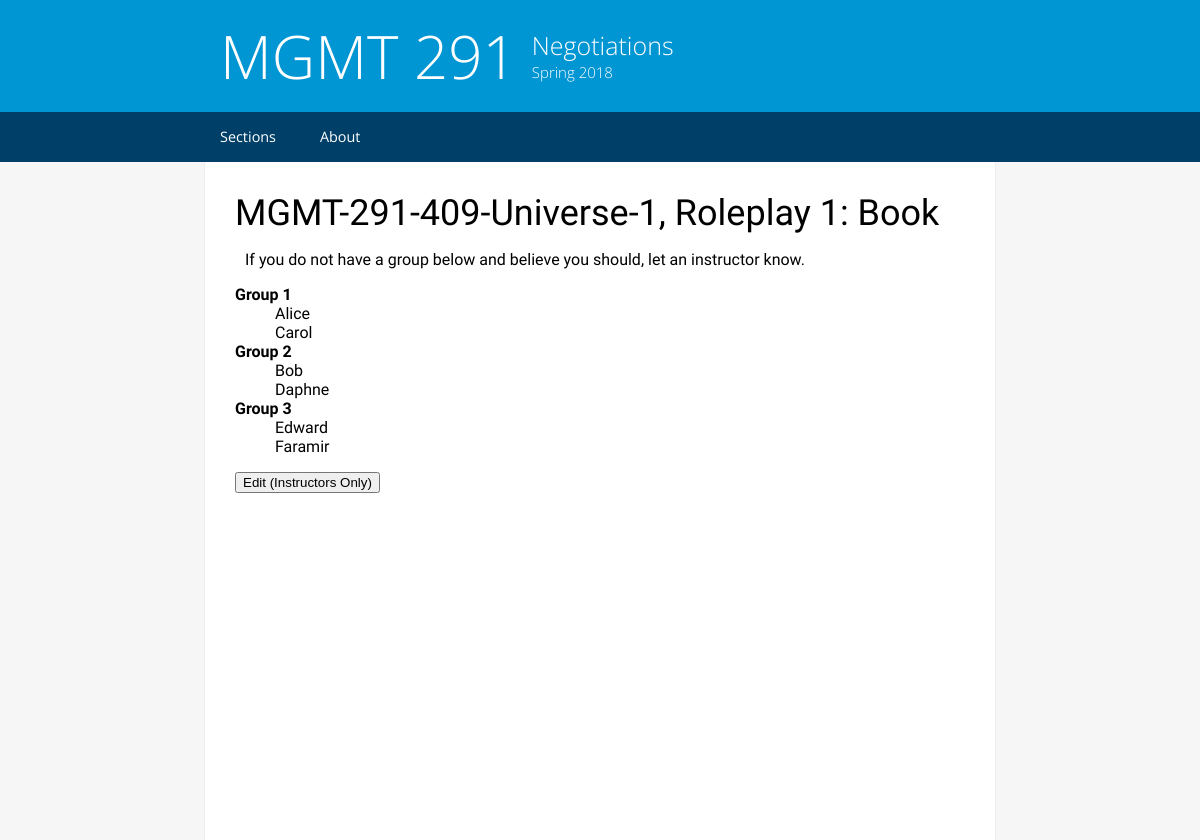
Page /MGMT-291-409-Universe-1/1 on the committed database.
### models.py (models this page shows, shortened)
class Roleplay(db.Model):
    id = db.Column(db.String(64), primary_key=True)
    name = db.Column(db.String(64))
    number = db.Column(db.Integer, index=True)
    assignments = db.Column(db.String(4000))
    started = db.Column(db.Boolean)
    section_name = db.Column(db.String(64), db.ForeignKey('section.name'))
    group_size = db.Column(db.Integer)
    attendees = db.relationship('AttendanceRecord', backref='parent_roleplay', lazy='dynamic')

class AttendanceRecord(db.Model):
    id = db.Column(db.String(64), primary_key=True)
    student_name = db.Column(db.String(64))
    roleplay = db.Column(db.String(64), db.ForeignKey('roleplay.name'))
    def __repr__(self):
        return '<Record {}>'.format(self.student_name + ', ' + self.roleplay)

### website.py (the view, shortened to what this page needs)
@app.route('/<section_name>/<roleplay_number>', methods=['GET', 'POST'])
def landing_roleplay(section_name, roleplay_number):
    print("refreshed")
    roleplay = Roleplay.query.filter_by(section_name=section_name, number=roleplay_number).first()
    records = AttendanceRecord.query.filter_by(parent_roleplay=roleplay).all()
    print(records)
    students = [record.student_name for record in records]
    student_sign_in = SignInForm()
    template = render_template('roleplay.html', roleplay=roleplay, assignments=eval(roleplay.assignments),
                               students=students, form=student_sign_in)
    if roleplay.started:  # STARTED LOGIC)
        if request.method == 'POST':
            if request.form['submit'] == 'edit':
                return redirect('/' + section_name + '/' + roleplay_number + '/edit')
            else:
                print("unknown POST request")
                return None
        elif request.method == 'GET':
            return template

### templates/roleplay.html (shortened to what this page needs)
{% extends "base.html" %}
{% block content %}
    <h1>{{ roleplay.section_name }}, Roleplay {{ roleplay.number }}: {{ roleplay.name }}</h1>
    {% if roleplay.started %}
        <p>If you do not have a group below and believe you should, let an instructor know.</p>
        <p>
            <dl>
                {% for group in assignments %}
                        <dt><b>Group {{ loop.index }}</b></dt>
                    {% for person in group %}
                        <dd>{{ person }}</dd>
                    {% endfor %}
                {% endfor %}
            </dl>
            <form action="" method="post">
                <button name="submit" value="edit">Edit (Instructors Only)</button>
            </form>
        </p>
    {% endif %}
{% endblock %}

### static/styles/style.css (style rules this page uses)
html { -webkit-font-smoothing: antialiased; -webkit-text-size-adjust: 100%; height:100%; width:100%; margin:0px !important; background-color:#F6F6F6; }
body { margin:0px !important; padding:0px !important; height:100%; width:100%; }
.text-container h1 { font-size:36px; font-weight:300; font-family:"Source Sans Pro", sans-serif; margin:0px; margin-top:10px; }
.text-container p { margin-left:10px; font-size:16px; }
@media (min-width:825px) { html { -webkit-font-smoothing: antialiased; height:100%; margin:0px !important; } }
@media (min-width:825px) { body { margin:0px !important; padding:0px !important; height:100%; } }

### rows in the picture
Roleplay: section_name "MGMT-291-409-Universe-1", number "1", name "Book"
AttendanceRecord: student_name "Alice"
AttendanceRecord: student_name "Carol"
AttendanceRecord: student_name "Bob"
AttendanceRecord: student_name "Daphne"
AttendanceRecord: student_name "Edward"
AttendanceRecord: student_name "Faramir"
